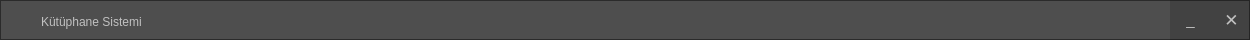
   <widget class="QFrame" name="frame_2">
    <property name="geometry">
     <rect>
      <x>0</x>
      <y>0</y>
      <width>1250</width>
      <height>40</height>
     </rect>
    </property>
    <property name="cursor">
     <cursorShape>ArrowCursor</cursorShape>
    </property>
    <property name="styleSheet">
     <string notr="true">QFrame{
background:rgba(0,0,0,0.45);
}

QFrame:hover{
background:rgba(0,0,0,0.50);
}

QPushButton{
color:silver;
}

QPushButton:hover{
color:white;
}</string>
    </property>
    <property name="frameShape">
     <enum>QFrame::StyledPanel</enum>
    </property>
    <property name="frameShadow">
     <enum>QFrame::Raised</enum>
    </property>
    <widget class="QLabel" name="label_3">
     <property name="geometry">
      <rect>
       <x>14</x>
       <y>5</y>
       <width>21</width>
       <height>31</height>
      </rect>
     </property>
     <property name="styleSheet">
      <string notr="true">background:transparent;</string>
     </property>
     <property name="text">
      <string>&lt;html&gt;&lt;head/&gt;&lt;body&gt;&lt;p&gt;&lt;img src=&quot;:/images/images/beulogo_login.png&quot; width=&quot;21&quot; height=&quot;30&quot;/&gt;&lt;/p&gt;&lt;/body&gt;&lt;/html&gt;</string>
     </property>
    </widget>
    <widget class="QLabel" name="label_2">
     <property name="geometry">
      <rect>
       <x>41</x>
       <y>11</y>
       <width>141</width>
       <height>21</height>
      </rect>
     </property>
     <property name="font">
      <font>
       <pointsize>9</pointsize>
      </font>
     </property>
     <property name="styleSheet">
      <string notr="true">
color:silver;
background:transparent;</string>
     </property>
     <property name="text">
      <string>Kütüphane Sistemi</string>
     </property>
    </widget>
    <widget class="QPushButton" name="btn_close">
     <property name="geometry">
      <rect>
       <x>1211</x>
       <y>0</y>
       <width>41</width>
       <height>40</height>
      </rect>
     </property>
     <property name="font">
      <font>
       <pointsize>13</pointsize>
      </font>
     </property>
     <property name="cursor">
      <cursorShape>PointingHandCursor</cursorShape>
     </property>
     <property name="styleSheet">
      <string notr="true">QPushButton{
background:rgba(0, 0, 0,0.15);
color:silver;

border-radius:none;
}


QPushButton:hover{
background:red;
color:white
}</string>
     </property>
     <property name="text">
      <string>✕</string>
     </property>
    </widget>
    <widget class="QPushButton" name="btn_minimize">
     <property name="geometry">
      <rect>
       <x>1170</x>
       <y>0</y>
       <width>41</width>
       <height>40</height>
      </rect>
     </property>
     <property name="font">
      <font>
       <pointsize>11</pointsize>
       <underline>false</underline>
      </font>
     </property>
     <property name="cursor">
      <cursorShape>PointingHandCursor</cursorShape>
     </property>
     <property name="styleSheet">
      <string notr="true">QPushButton{
background:rgba(0, 0, 0,0.15);
border-radius:none;
}


QPushButton:hover{
background:rgba(0, 0, 0,0.6)
}</string>
     </property>
     <property name="text">
      <string>_</string>
     </property>
    </widget>
   </widget>
